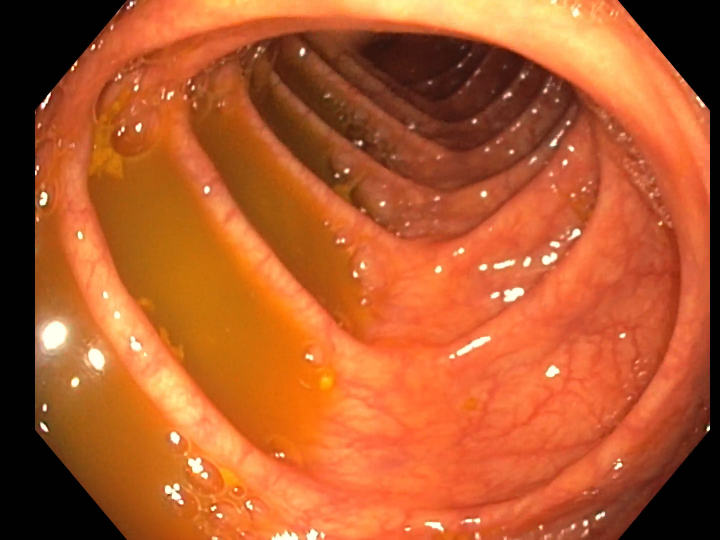
//> input picture images/1.png, 1440 x 1080 px (shown at 1/2 size)
$ ./main_copy   (built with g++ and OpenCV 4)
//> lines starting //> are read from the running program, lines starting //| are printed output that depends on the picture
#include <iostream>
#include <math.h>

#include <opencv2/core/core.hpp>
#include <opencv2/highgui.hpp>
#include <opencv2/features2d.hpp>
#include <opencv2/calib3d.hpp>
#include <opencv2/imgproc.hpp>

float fx = 717.2104;
float fy = 717.4816;
float cx = 735.3566;
float cy = 552.7982;
cv::Mat K = (cv::Mat_<float>(3,3) << 717.2104, 0, 735.3566, 0, 717.4816, 552.7982, 0, 0, 1);
float k1 = -0.1389272;
float k2 = -0.001239606;
float k3 = 0.0009125824;
float k4 = -0.00004071615;
cv::Mat dist = (cv::Mat_<float>(1,4) << -0.1389272, -0.001239606, 0.0009125824, -0.00004071615);


class Line{
    float a = 0.0;
    float b = 0.0;
    float c = 0.0;
    float d = 0.0;
};


// Function to find equation of plane.
cv::Mat equation_plane(cv::Point3f p1, cv::Point3f p2, cv::Point3f p3){
    float a1 = p2.x - p1.x;
    float b1 = p2.y - p1.y;
    float c1 = p2.z - p1.z;
    float a2 = p3.x - p1.x;
    float b2 = p3.y - p1.y;
    float c2 = p3.z - p1.z;
    float a = b1 * c2 - b2 * c1;
    float b = a2 * c1 - a1 * c2;
    float c = a1 * b2 - b1 * a2;
    float d = (- a * p1.x - b * p1.y - c * p1.z);

    cv::Mat piMat = (cv::Mat_<float>(1,4) << a, b, c, d);
    //cout << "equation of plane is " << a << " x + " << b << " y + " << c << " z + " << d << " = 0." << std::endl;

    return piMat;
}


void resize_and_display(cv::Mat img1, cv::Mat img2){
    cv::Mat out1, out2;
    cv::resize(img1, out1, cv::Size(), 0.5, 0.5);
    cv::resize(img2, out2, cv::Size(), 0.5, 0.5);

    int rows = cv::max(out1.rows, out2.rows);
    int cols = out1.cols + out2.cols;

    cv::Mat out0(rows, cols, out1.type());

    // Copy images in correct position
    out1.copyTo(out0(cv::Rect(0, 0, out1.cols, out1.rows)));
    out2.copyTo(out0(cv::Rect(out1.cols, 0, out2.cols, out2.rows)));

    cv::imshow("c",out0);
}


int main(){

    cv::Mat im1 = imread("images/1.png", cv::IMREAD_COLOR);
//> im1 is the input picture: 1080 rows x 1440 cols, CV_8UC3; mean B, G, R 43.6, 90.2, 180.2
    cv::Mat im2 = imread("images/2.png", cv::IMREAD_COLOR);
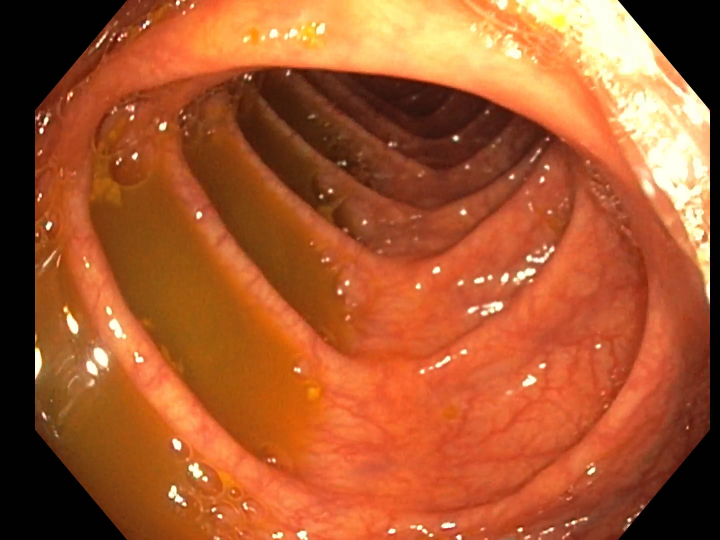
//> input picture images/2.png, 1440 x 1080 px (shown at 1/2 size)
//> im2 is the input picture: 1080 rows x 1440 cols, CV_8UC3; mean B, G, R 46.3, 88.3, 167.7

    float lx = im1.cols;
//> lx = 1440
    float ly = im1.rows;
//> ly = 1080
    float f = (lx/(lx+ly))*fx + (ly+(lx+ly))*fy;
//> f = 2583343.5


    // Detect and compute features
    cv::Ptr<cv::SIFT> f2d = cv::SIFT::create(1000,4,0.04,10,1.6);
    std::vector<cv::KeyPoint> kps1, kps2;
    cv::Mat desc1, desc2;
    f2d->detectAndCompute( im1, cv::noArray(), kps1, desc1);
//> kps1 = 894 keypoints; strongest (x, y, size): (1417, 857, 5.3), (86, 210, 7.4), (98, 191, 4.8), (87, 854, 8.4)
    f2d->detectAndCompute( im2, cv::noArray(), kps2, desc2);
//> kps2 = 1000 keypoints; strongest (x, y, size): (83, 261, 6.4), (911, 276, 7.4), (1259, 1040, 5.2), (92, 240, 6.7)


    // Matcher BF/KNN
    cv::Ptr<cv::DescriptorMatcher> matcher = cv::DescriptorMatcher::create(cv::DescriptorMatcher::FLANNBASED);
    std::vector< std::vector<cv::DMatch> > knn_matches;
    matcher->knnMatch( desc1, desc2, knn_matches, 2 );
//> knn_matches = 894 matches
    const float ratio_thresh = 0.45f;
    std::vector<cv::DMatch> good_matches;
    for (size_t i = 0; i < knn_matches.size(); i++) {
        if (knn_matches[i][0].distance < ratio_thresh * knn_matches[i][1].distance) {
            good_matches.push_back(knn_matches[i][0]);
        }
    }

    std::vector<cv::Point2f> points1, points2;
    for (unsigned int i=0; i<good_matches.size(); i++){
        cv::Point2f pt1 = kps1[good_matches[i].queryIdx].pt;
        cv::Point2f pt2 = kps2[good_matches[i].trainIdx].pt;
        points1.push_back(pt1);
        points2.push_back(pt2);
    }
//> this loop made 33 passes
//> (pt1, pt2) on passes 1 to 12: (Point(124.9, 376.3), Point(127.8, 420.2)), (Point(188.2, 670.2), Point(194.2, 686.4)), (Point(193.9, 371.9), Point(198, 427.5)), (Point(232.6, 285.5), Point(229.6, 345.2)), (Point(391.5, 931), Point(390.8, 940.7)), (Point(426.5, 1016.8), Point(427.1, 1019.3)), (Point(432.7, 1022.3), Point(434.4, 1024.6)), (Point(432.7, 1022.3), Point(434.4, 1024.6)), (Point(435.9, 1072.8), Point(439.4, 1072.2)), (Point(438.2, 1024), Point(439.1, 1025.8)), (Point(439.3, 1030.9), Point(439.7, 1032.4)), (Point(452.1, 884.8), Point(446.1, 897.6))


    // Epipolar matching
    // Compute F and epilines
    cv::Mat F12 = cv::findFundamentalMat(points1,points2);
//> F12 = [[1.29e-07, 2.27e-05, -0.0194], [-2.15e-05, -8.92e-07, -0.00825], [0.0187, 0.00797, 1]]
    cv::Mat F21 = cv::findFundamentalMat(points2,points1);
//> F21 = [[1.29e-07, -2.15e-05, 0.0187], [2.27e-05, -8.92e-07, 0.00797], [-0.0194, -0.00825, 1]]

    // [10 lines of commented-out code are left out]

    std::vector<cv::Mat> lines12, lines21;
    for (size_t i=0; i<points1.size(); i++){
        float data[3] = { points1[i].x, points1[i].y, 1.0 };
        cv::Mat pt = cv::Mat(3, 1, F12.type(), data);
        cv::Mat line = F12 * pt;
        std::cout << line << std::endl;
        lines12.push_back(line);
    }
//> this loop made 33 passes
//> (data, pt, line) on passes 1 to 8: ([124.9, 376.3, 1], [2.03e+18, 5.26e-315, 6.95e-310], [2.62e+11, -4.36e+13, 3.79e+16]), ([188.2, 670.2, 1], [2.17e+20, 5.26e-315, 6.95e-310], [2.8e+13, -4.67e+15, 4.06e+18]), ([193.9, 371.9, 1], [1.87e+18, 5.26e-315, 6.95e-310], [2.41e+11, -4.02e+13, 3.5e+16]), ([232.6, 285.5, 1], [2.77e+17, 5.26e-315, 6.95e-310], [3.57e+10, -5.96e+12, 5.18e+15]), ([391.5, 931, 1], [3.65e+21, 5.26e-315, 6.95e-310], [4.71e+14, -7.86e+16, 6.83e+19]), ([426.5, 1016.8, 1], [8.92e+21, 5.26e-315, 6.95e-310], [1.15e+15, -1.92e+17, 1.67e+20]), ([432.7, 1022.3, 1], [9.32e+21, 5.26e-315, 6.95e-310], [1.2e+15, -2.01e+17, 1.74e+20]), ([432.7, 1022.3, 1], [9.32e+21, 5.26e-315, 6.95e-310], [1.2e+15, -2.01e+17, 1.74e+20])
//| [261644806966.1511;
//|  -43634645322079.77;
//|  3.794749706232725e+16]
//| [28025906848145.99;
//> (the first 4 of 24 printed lines)
//> (output is shown up to pass 8 of 33)


    std::vector<cv::Point> pts1, pts2;
    for (size_t i=0; i<kps1.size(); i++){
        pts1.push_back(kps1[i].pt);
    }
//> after the loop, pts1 = 894 Points (x, y), first 12: [68, 337], [72, 292], [72, 386], [73, 322], [73, 876], [73, 858], [73, 238], [74, 283], [74, 438], [75, 336], [76, 344], [76, 344]
    for (size_t i=0; i<kps2.size(); i++){
        pts2.push_back(kps2[i].pt);
    }
//> after the loop, pts2 = 1000 Points (x, y), first 12: [744, 111], [1419, 218], [1417, 215], [1414, 355], [1414, 393], [1413, 336], [1408, 477], [1407, 508], [1406, 341], [74, 469], [1402, 201], [1399, 197]
    std::vector<cv::Point3f> lines1, lines2;
    cv::computeCorrespondEpilines(pts1,1,F12,lines1);
//> lines1 = 894 Point3s, first 12: [-0.76, -0.65, 321], [-0.79, -0.62, 287.3], [-0.72, -0.69, 368.8], [-0.77, -0.64, 312.8], [0.05, -1, 881.3], [0.01, -1, 870], [-0.81, -0.58, 247.3], [-0.79, -0.61, 282.1], [-0.68, -0.73, 421.5], [-0.76, -0.65, 326.5], [-0.75, -0.66, 334.4], [-0.75, -0.66, 334.4]
    cv::computeCorrespondEpilines(pts2,1,F21,lines2);
//> lines2 = 1000 Point3s, first 12: [0.55, 0.83, -483.6], [0.33, 0.94, -668.1], [0.34, 0.94, -666.9], [0.27, 0.96, -711.2], [0.25, 0.97, -723.1], [0.28, 0.96, -705.1], [0.21, 0.98, -748.5], [0.2, 0.98, -757.9], [0.28, 0.96, -706], [0.68, 0.73, -340.7], [0.34, 0.94, -660.6], [0.35, 0.94, -658.9]


    for (size_t i = 0; i<points1.size(); i++){
        cv::Mat im1o = im1.clone();
        cv::Mat im2o = im2.clone();
        cv::Scalar color(rand()%255,rand()%255,rand()%255);

        cv::circle(im1o,points1[i],6,color,-1);
        //cv::line(im2o, cv::Point(0,-lines1[i].z/lines1[i].y),
        //               cv::Point(im1o.cols,-(lines1[i].z+lines1[i].x*im1o.cols)/lines1[i].y),
        //               color,3);
        cv::circle(im2o,points2[i],6,color,-1);

        std::cout << lines12[i] << std::endl;

        cv::line(im2o, cv::Point(       0,(-lines12[i].at<float>(2))/lines12[i].at<float>(1)),
                       cv::Point(im2.cols,(-lines12[i].at<float>(2) - (lines12[i].at<float>(0)*im2.cols))/lines12[i].at<float>(1)),
                       color,6);


        resize_and_display(im1o,im2o);

        cv::waitKey(0);
    }
//> this loop made 33 passes
//| [261644806966.1511;
//|  -43634645322079.77;
//|  3.794749706232725e+16]
//| [28025906848145.99;
//> (the first 4 of 24 printed lines)
//> (output is shown up to pass 8 of 33)
//> pass 1, in resize_and_display, `cv::resize(img1, out1, cv::Size(), 0.5, 0.5);`:
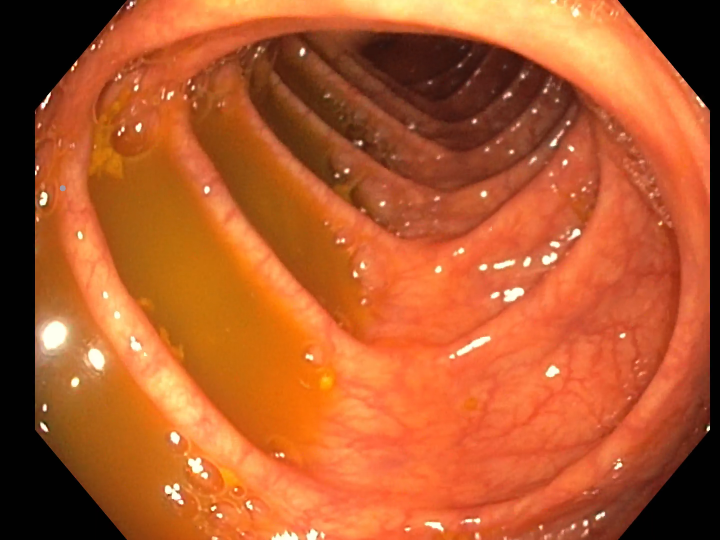
//> out1: 540 rows x 720 cols, CV_8UC3; mean B, G, R 43.7, 90.3, 180.3
//> pass 1, in resize_and_display, `cv::resize(img2, out2, cv::Size(), 0.5, 0.5);`:
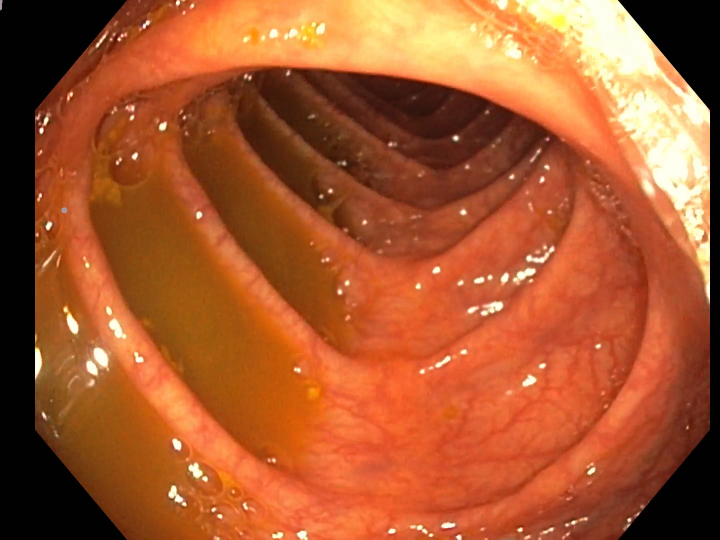
//> out2: 540 rows x 720 cols, CV_8UC3; mean B, G, R 46.4, 88.4, 167.9
//> pass 1, in resize_and_display, `cv::imshow("c",out0);`:
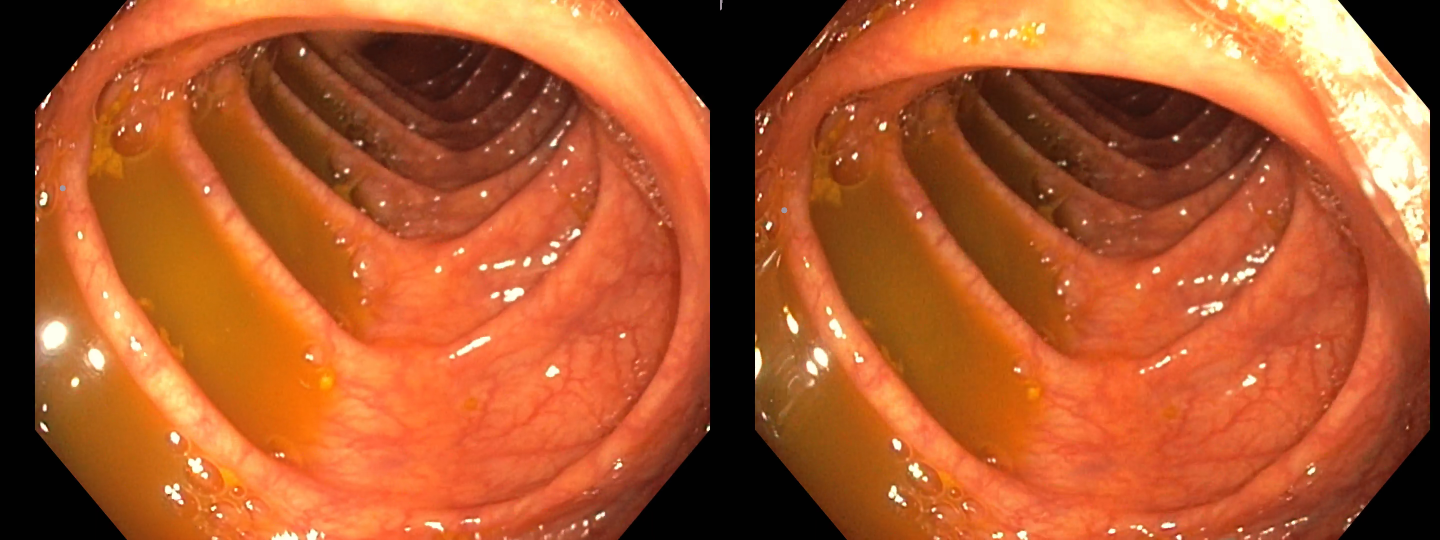
//> window 'c': 540 rows x 1440 cols, CV_8UC3; mean B, G, R 45.1, 89.4, 174.1


    // [15 lines of commented-out code are left out]
    cv::Mat img_matches;
    cv::drawMatches( im1, kps1, im2, kps2, good_matches, img_matches, cv::Scalar::all(-1),
                 cv::Scalar::all(-1), std::vector<char>(), cv::DrawMatchesFlags::NOT_DRAW_SINGLE_POINTS );
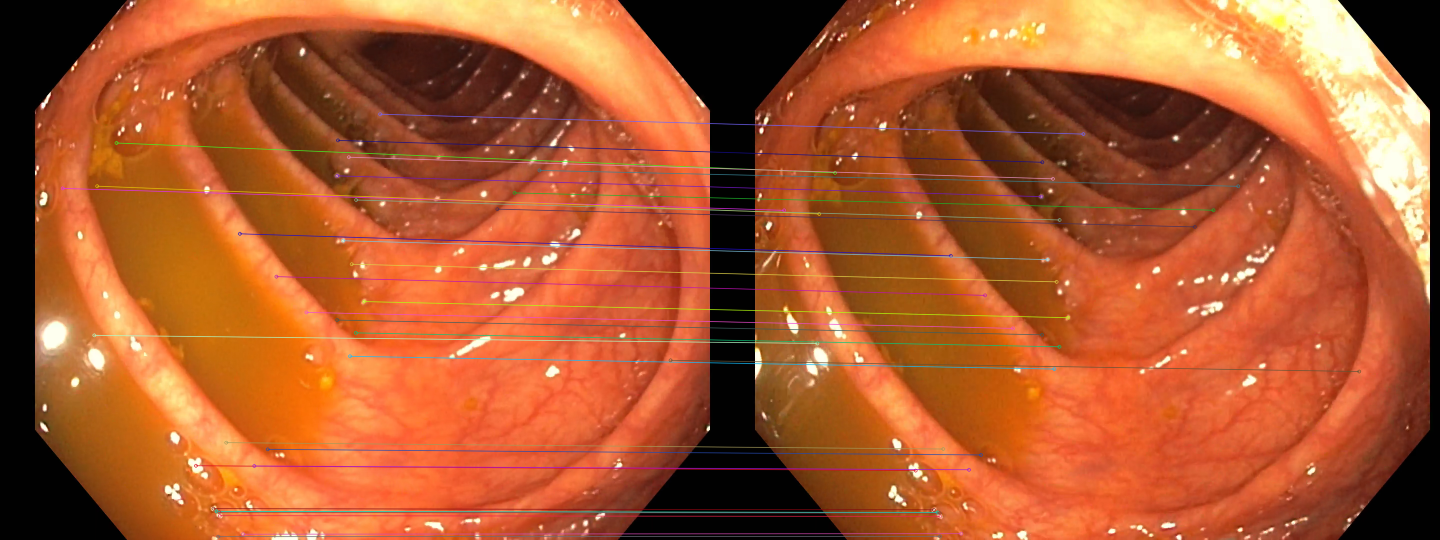
//> img_matches: 1080 rows x 2880 cols, CV_8UC3 (shown at 1/2 size); mean B, G, R 46.8, 89.9, 173
    cv::imshow("Good Matches", img_matches );


    cv::waitKey(0);

    return 0;
}
